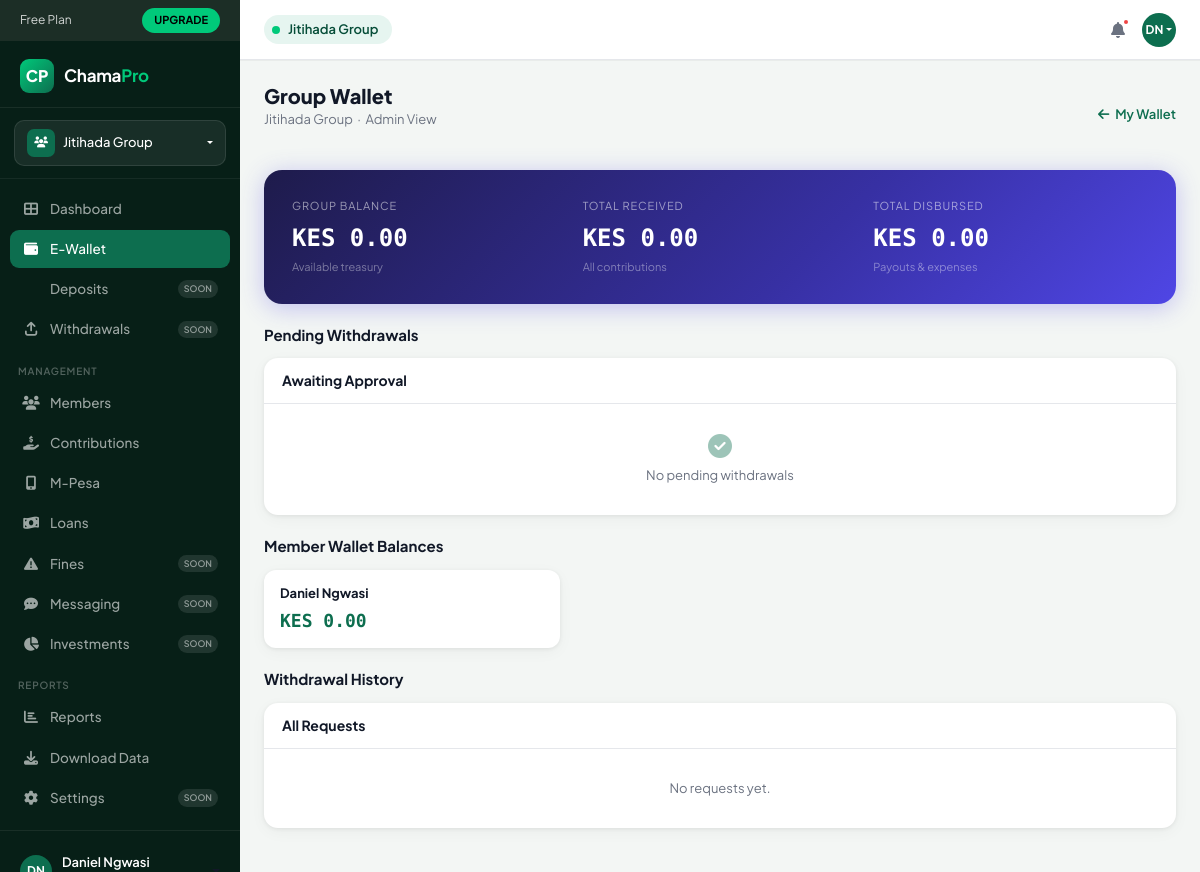
Screenshot of /wallets/2/group/ (signed in) with the database file from the repository.
### chamapro/models.py (models this page shows, shortened)
class Chama(models.Model):
    name = models.CharField(max_length=255)
    description = models.TextField(blank=True, null=True)
    created_by = models.ForeignKey(
        'User', null=True, blank=True, on_delete=models.SET_NULL, related_name='created_chamas'
    )
    currency = models.CharField(max_length=10, default='KES')
    contribution_amount = models.DecimalField(max_digits=12, decimal_places=2, default=0)
    contribution_day = models.PositiveSmallIntegerField(default=5)
    meeting_day = models.CharField(max_length=20, blank=True, null=True)
    settings = models.JSONField(default=dict, blank=True)
    is_active = models.BooleanField(default=True)
    created_at = models.DateTimeField(auto_now_add=True)

class User(AbstractUser):
    phone = models.CharField(max_length=30, unique=True, null=True, blank=True)

class Membership(models.Model):
    ROLE_CHOICES = [
        ('admin', 'Admin'),
        ('treasurer', 'Treasurer'),
        ('secretary', 'Secretary'),
        ('member', 'Member'),
    ]
    chama = models.ForeignKey(Chama, on_delete=models.CASCADE, related_name='memberships')
    user = models.ForeignKey('User', on_delete=models.CASCADE, related_name='memberships')
    role = models.CharField(max_length=30, choices=ROLE_CHOICES, default='member')
    joined_at = models.DateTimeField(default=timezone.now)
    active = models.BooleanField(default=True)
    class Meta:
        unique_together = ('chama', 'user')

### wallets/models.py (models this page shows, shortened)
class GroupWallet(models.Model):
    chama                        = models.OneToOneField(
        'chamapro.Chama',
        on_delete=models.CASCADE,
        related_name='group_wallet',
    )
    balance                      = models.DecimalField(max_digits=14, decimal_places=2, default=Decimal('0.00'))
    total_contributions_received = models.DecimalField(max_digits=14, decimal_places=2, default=Decimal('0.00'))
    total_disbursed              = models.DecimalField(max_digits=14, decimal_places=2, default=Decimal('0.00'))
    created_at                   = models.DateTimeField(auto_now_add=True)
    updated_at                   = models.DateTimeField(auto_now=True)
    class Meta:
        verbose_name        = 'Group Wallet'
        verbose_name_plural = 'Group Wallets'

class Wallet(models.Model):
    membership = models.OneToOneField(
        'chamapro.Membership',
        on_delete=models.CASCADE,
        related_name='wallet',
    )
    balance    = models.DecimalField(max_digits=12, decimal_places=2, default=Decimal('0.00'))
    is_frozen  = models.BooleanField(default=False)
    created_at = models.DateTimeField(auto_now_add=True)
    updated_at = models.DateTimeField(auto_now=True)
    class Meta:
        verbose_name        = 'Member Wallet'
        verbose_name_plural = 'Member Wallets'
        ordering            = ['-created_at']

### wallets/views.py (the view)
# urls.py: path('<int:chama_id>/group/',         views.group_wallet,         name='group_wallet'),
@login_required
def group_wallet(request, chama_id):
    chama       = get_object_or_404(Chama, pk=chama_id)
    membership  = _get_membership(request.user, chama)
    if not _is_admin_or_manager(membership):
        messages.error(request, "Access denied.")
        return redirect('wallet_dashboard', chama_id=chama_id)
    group_w, _ = GroupWallet.objects.get_or_create(chama=chama)
    pending_requests = WithdrawalRequest.objects.filter(
        wallet__membership__chama=chama,
        status=WithdrawalRequest.Status.PENDING,
    ).select_related('wallet__membership__user')
    all_requests = WithdrawalRequest.objects.filter(
        wallet__membership__chama=chama,
    ).select_related('wallet__membership__user', 'approved_by').order_by('-created_at')
    paginator = Paginator(all_requests, 20)
    page_obj  = paginator.get_page(request.GET.get('page', 1))
    member_wallets = Wallet.objects.filter(
        membership__chama=chama,
        membership__active=True,
    ).select_related('membership__user').order_by('membership__user__first_name')
    context = {
        'chama':            chama,
        'membership':       membership,
        'group_wallet':     group_w,
        'pending_requests': pending_requests,
        'page_obj':         page_obj,
        'member_wallets':   member_wallets,
        'active_chama':     chama,
    }
    return render(request, 'wallets/group_wallet.html', context)

### wallets/views.py (called while the page is built)
def _get_membership(user, chama):
    return get_object_or_404(Membership, user=user, chama=chama, active=True)

def _is_admin_or_manager(membership):
    return membership.role in ('admin', 'manager')

### chamapro/templates/wallets/group_wallet.html (shortened to what this page needs)
{% load static humanize %}
<!DOCTYPE html>
<html lang="en">
<head>
  <link href="https://cdn.jsdelivr.net/npm/bootstrap@5.3.2/dist/css/bootstrap.min.css" rel="stylesheet">
  <link rel="stylesheet" href="https://cdnjs.cloudflare.com/ajax/libs/font-awesome/6.4.2/css/all.min.css">
</head>
<body>
<aside class="sidebar">
  <div class="plan-banner">
    <span>Free Plan</span>
    <a href="#" class="upgrade-btn">UPGRADE</a>
  </div>
  <div class="sidebar-logo">
    <div class="logo-icon">CP</div>
    <div class="logo-text">Chama<span>Pro</span></div>
  </div>
  <div class="chama-selector-wrap">
    <div class="dropdown">
      <div class="chama-btn dropdown-toggle" data-bs-toggle="dropdown">
        <div class="chama-icon"><i class="fas fa-users" style="font-size:11px;"></i></div>
        <span class="chama-name">{{ chama.name }}</span>
      </div>
    </div>
  </div>
  <nav style="flex:1;padding-bottom:8px;">
    <div class="nav-section">
      <div class="nav-item-wrap">
        <a href="{% url 'dashboard' %}" class="nav-link-cp"><i class="fas fa-th-large"></i> Dashboard</a>
      </div>
      <div class="nav-item-wrap">
        <a href="{% url 'wallet_dashboard' chama.id %}" class="nav-link-cp active"><i class="fas fa-wallet"></i> E-Wallet</a>
      </div>
      <div class="nav-item-wrap">
        <a href="#" class="nav-link-cp"> Deposits <span class="badge-soon">SOON</span></a>
      </div>
      <div class="nav-item-wrap">
        <a href="#" class="nav-link-cp"><i class="fas fa-arrow-up-from-bracket"></i> Withdrawals <span class="badge-soon">SOON</span></a>
      </div>
    </div>
    <div class="nav-section">
      <div class="nav-section-label">Management</div>
      <div class="nav-item-wrap">
        <a href="{% url 'chama_members' chama.id %}" class="nav-link-cp"><i class="fas fa-users"></i> Members</a>
      </div>
      <div class="nav-item-wrap">
        <a href="{% url 'contributions' chama.id %}" class="nav-link-cp"><i class="fas fa-hand-holding-dollar"></i> Contributions</a>
      </div>
      <div class="nav-item-wrap">
        <a href="{% url 'mpesa_transactions' chama.id %}" class="nav-link-cp"><i class="fas fa-mobile-screen-button"></i> M-Pesa</a>
      </div>
      <div class="nav-item-wrap">
        <a href="{% url 'loans' chama.id %}" class="nav-link-cp"><i class="fas fa-money-bill-wave"></i> Loans</a>
      </div>
      <div class="nav-item-wrap">
        <a href="#" class="nav-link-cp"><i class="fas fa-triangle-exclamation"></i> Fines <span class="badge-soon">SOON</span></a>
      </div>
      <div class="nav-item-wrap">
        <a href="#" class="nav-link-cp"><i class="fas fa-comment-dots"></i> Messaging <span class="badge-soon">SOON</span></a>
      </div>
      <div class="nav-item-wrap">
        <a href="#" class="nav-link-cp"><i class="fas fa-chart-pie"></i> Investments <span class="badge-soon">SOON</span></a>
      </div>
    </div>
    <div class="nav-section">
      <div class="nav-section-label">Reports</div>
      <div class="nav-item-wrap">
        <a href="{% url 'reports' chama.id %}" class="nav-link-cp"><i class="fas fa-chart-bar"></i> Reports</a>
      </div>
      <div class="nav-item-wrap">
        <a href="{% url 'export_report_excel' chama.id %}" class="nav-link-cp"><i class="fas fa-download"></i> Download Data</a>
      </div>
      <div class="nav-item-wrap">
        <a href="#" class="nav-link-cp"><i class="fas fa-cog"></i> Settings <span class="badge-soon">SOON</span></a>
      </div>
    </div>
  </nav>
  <div class="sidebar-footer">
    <div class="dropdown">
      <div class="sidebar-user dropdown-toggle" data-bs-toggle="dropdown">
        <div class="avatar">{{ user.first_name.0|upper }}{{ user.last_name.0|upper }}</div>
        <div class="user-info">
          <div class="user-name">{{ user.get_full_name|default:user.username }}</div>
        </div>
      </div>
    </div>
  </div>
</aside>
<header class="topbar">
  <div class="topbar-group-badge">
    <div class="dot"></div>
    <span>{{ chama.name|truncatechars:25 }}</span>
  </div>
  <div class="topbar-right">
    <button class="topbar-icon-btn"><i class="fas fa-bell"></i><div class="notif-dot"></div></button>
    <div class="dropdown">
      <div class="topbar-avatar dropdown-toggle" data-bs-toggle="dropdown">
        {{ user.first_name.0|upper }}{{ user.last_name.0|upper }}
      </div>
    </div>
  </div>
</header>
<div class="main-wrap">
  <div class="main-content">
    <div class="d-flex align-items-center justify-content-between mb-4">
      <div>
        <h1 class="page-title">Group Wallet</h1>
        <p class="page-sub">{{ chama.name }} &nbsp;·&nbsp; Admin View</p>
      </div>
      <a href="{% url 'wallet_dashboard' chama.id %}"
         style="font-size:13px;color:var(--brand);text-decoration:none;font-weight:600;display:flex;align-items:center;gap:6px;">
        <i class="fas fa-arrow-left"></i> My Wallet
      </a>
    </div>
    <div class="grp-hero">
      <div class="grp-stat">
        <div class="label">Group Balance</div>
        <div class="value">KES {{ group_wallet.balance|floatformat:2|intcomma }}</div>
        <div class="sub">Available treasury</div>
      </div>
      <div class="grp-stat">
        <div class="label">Total Received</div>
        <div class="value">KES {{ group_wallet.total_contributions_received|floatformat:2|intcomma }}</div>
        <div class="sub">All contributions</div>
      </div>
      <div class="grp-stat">
        <div class="label">Total Disbursed</div>
        <div class="value">KES {{ group_wallet.total_disbursed|floatformat:2|intcomma }}</div>
        <div class="sub">Payouts & expenses</div>
      </div>
    </div>
    <div class="section-title">
      Pending Withdrawals
    </div>
    <div class="req-card">
      <div class="req-header"><h6>Awaiting Approval</h6></div>
      {% for req in pending_requests %}
      <div class="req-row">
        <div>
          <div class="req-member">{{ req.wallet.membership.user.get_full_name }}</div>
          <div class="req-phone">{{ req.phone_number }}</div>
          <div class="req-date">{{ req.created_at|date:"d M Y, H:i" }}</div>
        </div>
        <div class="req-amount">KES {{ req.amount|floatformat:2|intcomma }}</div>
        <div><span class="status-badge status-pending">Pending</span></div>
        <div class="req-actions">
          <form method="post" action="{% url 'approve_withdrawal' chama.id req.pk %}" style="display:inline;">
            {% csrf_token %}
            <button class="btn-approve" onclick="return confirm('Approve KES {{ req.amount }} withdrawal?')">
              <i class="fas fa-check"></i> Approve
            </button>
          </form>
          <button class="btn-reject" data-bs-toggle="modal" data-bs-target="#rejectModal{{ req.pk }}">
            <i class="fas fa-xmark"></i> Reject
          </button>
        </div>
      </div>
      <div class="modal fade" id="rejectModal{{ req.pk }}" tabindex="-1">
        <div class="modal-dialog modal-dialog-centered modal-sm">
          <div class="modal-content">
            <div class="modal-header">
              <h6 class="modal-title" style="font-weight:700;">Reject Withdrawal</h6>
              <button class="btn-close" data-bs-dismiss="modal"></button>
            </div>
            <div class="modal-body">
              <p style="font-size:13px;color:var(--muted);">
                KES {{ req.amount|floatformat:2|intcomma }} will be returned to
                {{ req.wallet.membership.user.get_full_name }}'s wallet.
              </p>
              <form method="post" action="{% url 'reject_withdrawal' chama.id req.pk %}">
                {% csrf_token %}
                <div class="mb-3">
                  <label class="form-label" style="font-size:13px;font-weight:600;">Reason (optional)</label>
                  <textarea name="reason" class="form-control" rows="2" placeholder="e.g. Insufficient group funds"></textarea>
                </div>
                <button type="submit" class="btn w-100" style="background:var(--danger);color:#fff;font-weight:700;border-radius:10px;">
                  Confirm Reject
                </button>
              </form>
            </div>
          </div>
        </div>
      </div>
      {% empty %}
      <div style="padding:30px;text-align:center;color:var(--muted);font-size:13px;">
        <i class="fas fa-circle-check" style="font-size:24px;color:var(--brand);opacity:.4;display:block;margin-bottom:8px;"></i>
        No pending withdrawals
      </div>
      {% endfor %}
    </div>
    <div class="section-title">Member Wallet Balances</div>
    <div class="member-wallets-grid">
      {% for w in member_wallets %}
      <div class="mw-card">
        <div class="mw-name">{{ w.membership.user.get_full_name }}</div>
        <div class="mw-balance">KES {{ w.balance|floatformat:2|intcomma }}</div>
      </div>
      {% empty %}
      <p style="color:var(--muted);font-size:13px;">No member wallets yet.</p>
      {% endfor %}
    </div>
    <div class="section-title">Withdrawal History</div>
    <div class="req-card">
      <div class="req-header"><h6>All Requests</h6></div>
      {% for req in page_obj %}
      <div class="req-row">
        <div>
          <div class="req-member">{{ req.wallet.membership.user.get_full_name }}</div>
          <div class="req-phone">{{ req.phone_number }}</div>
          <div class="req-date">{{ req.created_at|date:"d M Y, H:i" }}</div>
        </div>
        <div class="req-amount">KES {{ req.amount|floatformat:2|intcomma }}</div>
        <div><span class="status-badge status-{{ req.status }}">{{ req.get_status_display }}</span></div>
        <div style="font-size:11px;color:var(--muted);">
          {% if req.approved_by %}By {{ req.approved_by.get_full_name }}<br>{{ req.approved_at|date:"d M Y" }}{% else %}—{% endif %}
        </div>
      </div>
      {% empty %}
      <div style="padding:30px;text-align:center;color:var(--muted);font-size:13px;">No requests yet.</div>
      {% endfor %}
    </div>
  </div>
</div>
</body>
</html>

### rows the page displays
Chama: name "Jitihada Group"
User: get_full_name "Daniel Ngwasi", first_name.0 "D", last_name.0 "N"
GroupWallet: balance "0.00", total_contributions_received "0.00", total_disbursed "0.00"
Wallet: membership.user.get_full_name "Daniel Ngwasi", balance "0.00"
